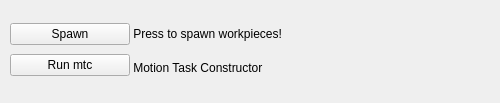
<?xml version="1.0" encoding="UTF-8"?>
<ui version="4.0">
 <class>gui</class>
 <widget class="QWidget" name="gui">
  <property name="geometry">
   <rect>
    <x>0</x>
    <y>0</y>
    <width>500</width>
    <height>103</height>
   </rect>
  </property>
  <property name="windowTitle">
   <string>Form</string>
  </property>
  <widget class="QWidget" name="layoutWidget">
   <property name="geometry">
    <rect>
     <x>130</x>
     <y>20</y>
     <width>300</width>
     <height>61</height>
    </rect>
   </property>
   <layout class="QVBoxLayout" name="verticalLayout_2">
    <item>
     <widget class="QLabel" name="label_1">
      <property name="text">
       <string> Press to spawn workpieces!</string>
      </property>
     </widget>
    </item>
    <item>
     <widget class="QLabel" name="label_2">
      <property name="text">
       <string> Motion Task Constructor</string>
      </property>
     </widget>
    </item>
   </layout>
  </widget>
  <widget class="QWidget" name="layoutWidget_2">
   <property name="geometry">
    <rect>
     <x>10</x>
     <y>20</y>
     <width>120</width>
     <height>61</height>
    </rect>
   </property>
   <layout class="QVBoxLayout" name="verticalLayout">
    <item>
     <widget class="QPushButton" name="pushButton1">
      <property name="text">
       <string>Spawn</string>
      </property>
     </widget>
    </item>
    <item>
     <widget class="QPushButton" name="pushButton2">
      <property name="text">
       <string>Run mtc</string>
      </property>
     </widget>
    </item>
   </layout>
  </widget>
 </widget>
 <resources/>
 <connections/>
</ui>
